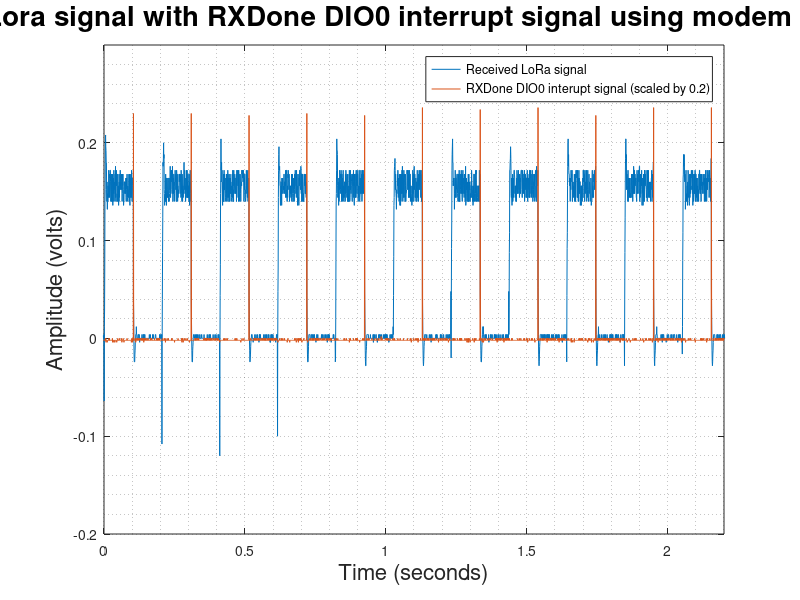
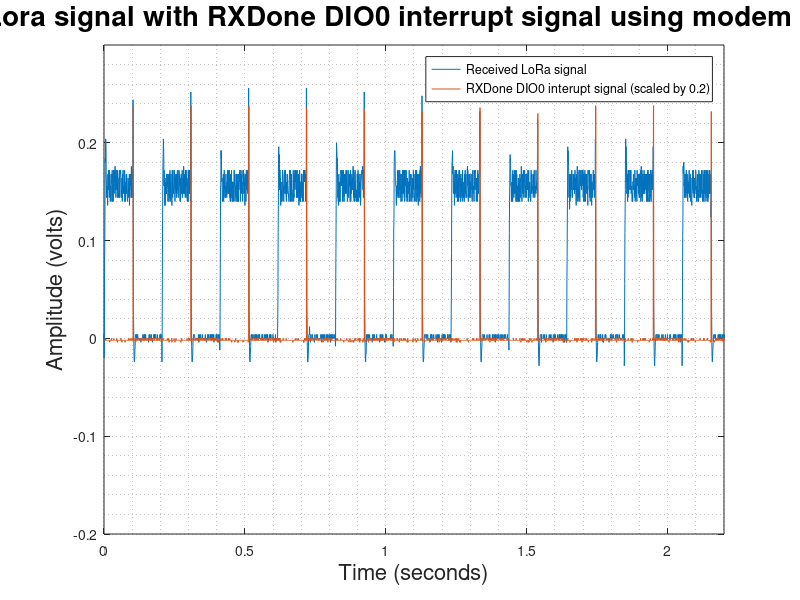
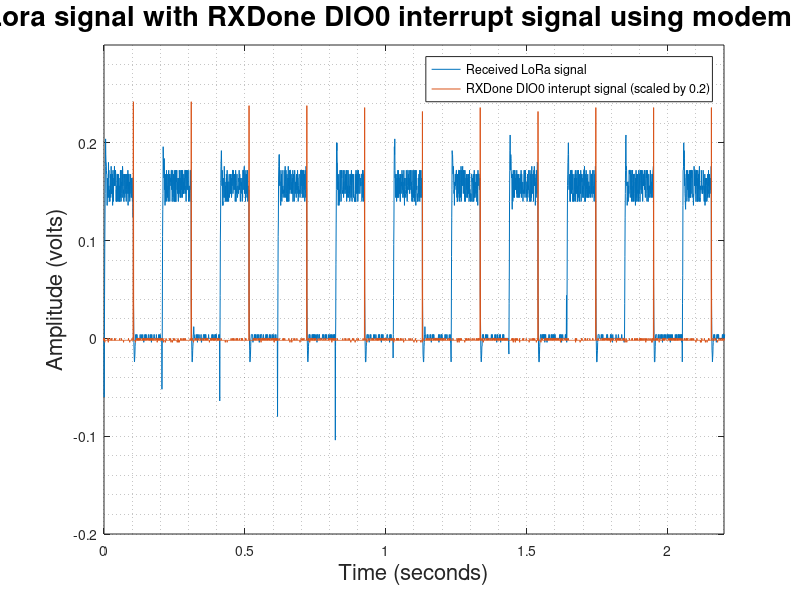
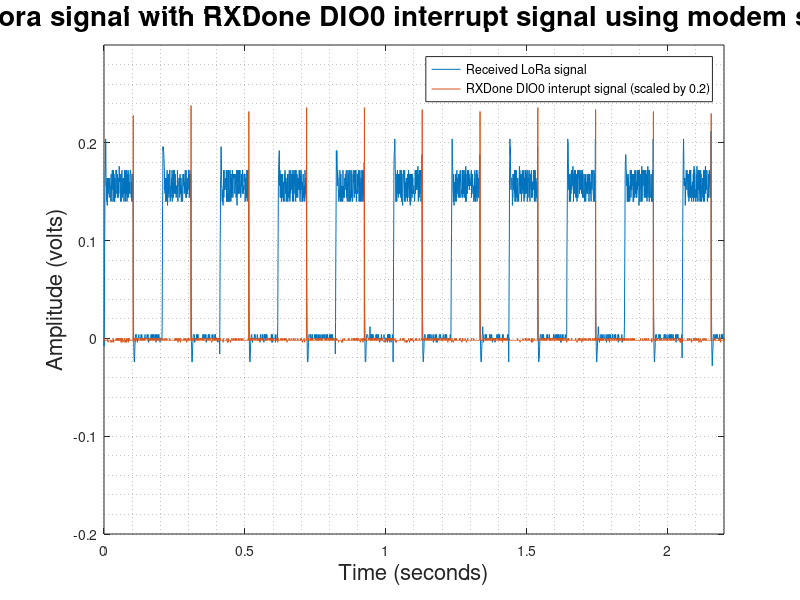

Here is the MATLAB script that generated these plots, in order:
load data1.mat
figure
plot(time,ch1*-1)
hold on; grid minor; xlim([0 2.2]); ylim([-0.2 0.3]);
plot(time,(ch2/20))
legend('Received LoRa signal','RXDone DIO0 interupt signal (scaled by 0.2)');
title('Telemetry Packet Lora signal with RXDone DIO0 interrupt signal using modem setting 2 (long range)','fontSize',20);
xlabel('Time (seconds)','fontSize',16);
ylabel('Amplitude (volts)','fontSize',16);

load data2.mat
figure
plot(time,ch1*-1)
hold on; grid minor; xlim([0 2.2]); ylim([-0.2 0.3]);
plot(time,(ch2/20))
legend('Received LoRa signal','RXDone DIO0 interupt signal (scaled by 0.2)');
title('Telemetry Packet Lora signal with RXDone DIO0 interrupt signal using modem setting 2 (long range)','fontSize',20);
xlabel('Time (seconds)','fontSize',16);
ylabel('Amplitude (volts)','fontSize',16);

load data3.mat
figure
plot(time,ch1*-1)
hold on; grid minor; xlim([0 2.2]); ylim([-0.2 0.3]);
plot(time,(ch2/20))
legend('Received LoRa signal','RXDone DIO0 interupt signal (scaled by 0.2)');
title('Telemetry Packet Lora signal with RXDone DIO0 interrupt signal using modem setting 2 (long range)','fontSize',20);
xlabel('Time (seconds)','fontSize',16);
ylabel('Amplitude (volts)','fontSize',16);

load data4.mat
figure
plot(time,ch1*-1)
hold on; grid minor; xlim([0 2.2]); ylim([-0.2 0.3]);
plot(time,(ch2/20))
legend('Received LoRa signal','RXDone DIO0 interupt signal (scaled by 0.2)');
title('Telemetry Packet Lora signal with RXDone DIO0 interrupt signal using modem setting 2 (long range))','fontSize',20);
xlabel('Time (seconds)','fontSize',16);
ylabel('Amplitude (volts)','fontSize',16);

load data5.mat
figure
plot(time,ch1*-1)
hold on; grid minor; xlim([0 2.2]); ylim([-0.2 0.3]);
plot(time,(ch2/20))
legend('Received LoRa signal','RXDone DIO0 interupt signal (scaled by 0.2)');
title('Telemetry Packet Lora signal with RXDone DIO0 interrupt signal using modem setting 2 (long range)','fontSize',20);
xlabel('Time (seconds)','fontSize',16);
ylabel('Amplitude (volts)','fontSize',16);

load data5.mat
figure
plot(time,ch1*-1)
hold on; grid minor; xlim([0 2.2]); ylim([-0.2 0.3]);
plot(time,(ch2/20))
legend('Received LoRa signal','RXDone DIO0 interupt signal (scaled by 0.2)');
title('Telemetry Packet Lora signal with RXDone DIO0 interrupt signal using modem setting 2 (long range)','fontSize',20);
xlabel('Time (seconds)','fontSize',16);
ylabel('Amplitude (volts)','fontSize',16);

load data6.mat
figure
plot(time,ch1*-1)
hold on; grid minor; xlim([0 2.2]); ylim([-0.2 0.3]);
plot(time,(ch2/20))
legend('Received LoRa signal','RXDone DIO0 interupt signal (scaled by 0.2)');
title('Telemetry Packet Lora signal with RXDone DIO0 interrupt signal using modem setting 2 (long range)','fontSize',20);
xlabel('Time (seconds)','fontSize',16);
ylabel('Amplitude (volts)','fontSize',16);

load data7.mat
figure
plot(time,ch1*-1)
hold on; grid minor; xlim([0 2.2]); ylim([-0.2 0.3]);
plot(time,(ch2/20))
legend('Received LoRa signal','RXDone DIO0 interupt signal (scaled by 0.2)');
title('Telemetry Packet Lora signal with RXDone DIO0 interrupt signal using modem setting 2 (long range)','fontSize',20);
xlabel('Time (seconds)','fontSize',16);
ylabel('Amplitude (volts)','fontSize',16);

load data8.mat
figure
plot(time,ch1*-1)
hold on; grid minor; xlim([0 2.2]); ylim([-0.2 0.3]);
plot(time,(ch2/20))
legend('Received LoRa signal','RXDone DIO0 interupt signal (scaled by 0.2)');
title('Telemetry Packet Lora signal with RXDone DIO0 interrupt signal using modem setting 2 (long range)','fontSize',20);
xlabel('Time (seconds)','fontSize',16);
ylabel('Amplitude (volts)','fontSize',16);

load data9.mat
figure
plot(time,ch1*-1)
hold on; grid minor; xlim([0 2.2]); ylim([-0.2 0.3]);
plot(time,(ch2/20))
legend('Received LoRa signal','RXDone DIO0 interupt signal (scaled by 0.2)');
title('Telemetry Packet Lora signal with RXDone DIO0 interrupt signal using modem setting 2 (long range)','fontSize',20);
xlabel('Time (seconds)','fontSize',16);
ylabel('Amplitude (volts)','fontSize',16);

load data10.mat
figure
plot(time,ch1*-1)
hold on; grid minor; xlim([0 2.2]); ylim([-0.2 0.3]);
plot(time,(ch2/20))
legend('Received LoRa signal','RXDone DIO0 interupt signal (scaled by 0.2)');;
title('Telemetry Packet Lora signal with RXDone DIO0 interrupt signal using modem setting 2 (long range)','fontSize',20);
xlabel('Time (seconds)','fontSize',16);
ylabel('Amplitude (volts)','fontSize',16);